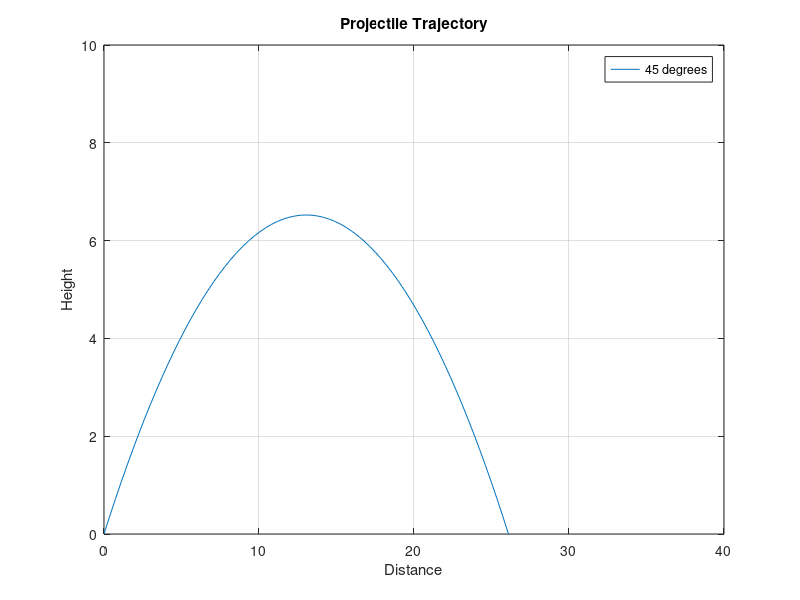
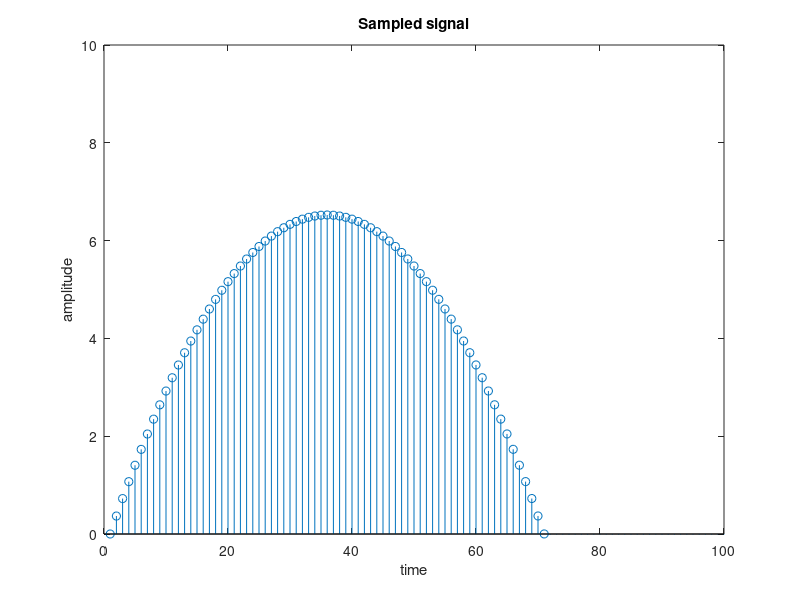
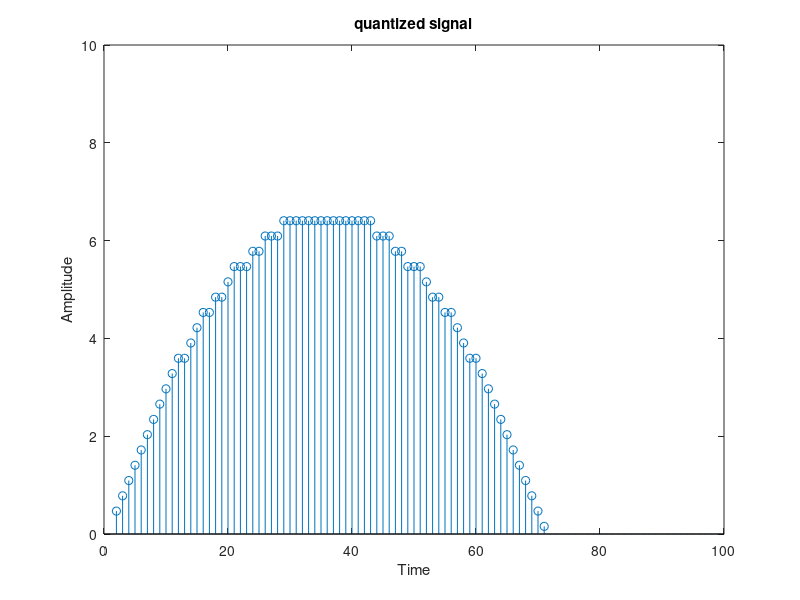
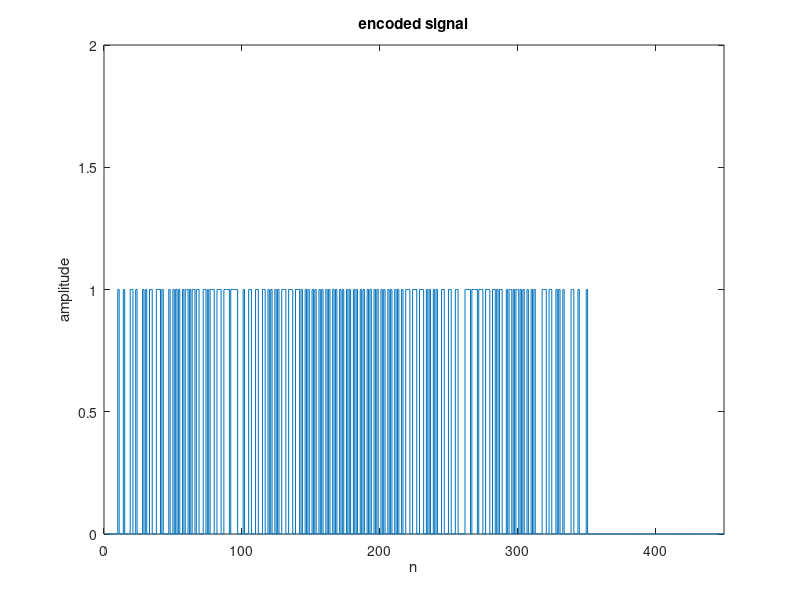

The MATLAB source for these figures, in order:
% Simulation of a projectile motion.
clc;
close all; 
clear; 

g = -9.81;% Acceleration due to gravity.
x0 = 0;% initial point
y0 = 0;% Vertical height of launch site.
v0 = 16;% Initial velocity at the angle of launch.
% First find the max time of flight. This will happen when the projectile is fired straight up and the angle is 90.
angle = 90;
% Get the components of velocity in the x and y directions.
v0x = v0*cosd(angle);
v0y = v0*sind(angle);

% Computing the distance along the y direction.
% y value will be zero when the projectile hits the ground.
% tmax is time when the projectile hits the groung(y=0).
% finding the roots from the equation
a = (1/2) * g;
b = v0y;
c = y0;
t = roots([a, b, c]);
tmax = max(t); % choosing the maximum time

figure(1);

t = linspace(0, tmax,100); %generates 100 values between 0 and tmax.

angle=45;

% Calculating the velocity of the x and y components.
v0x = v0*cosd(angle);
v0y = v0*sind(angle);
% Compute the distance along the x direction.
% x = x0 + x_velocity * time.
x = x0 + v0x * t;
% Computing the distance along the y direction.(height equation)
% y = y0 + y_velocity_initial * time + (1/2)*g*time^2
y = y0 + v0y * t + (1/2) * g * t .^ 2;
%Equating Y to 0 assuming that projectile stops when it hits the ground
if(y<0)
    y = 0;
end
plot(x, y);
grid on;
xlabel('Distance');
ylabel('Height');
title ('Projectile Trajectory')
legend('45 degrees');
ylim([0,10]);%setting the limit for y axis

%sampling
figure(2); 
stem(y);
title('Sampled signal');
xlabel('time');
ylabel('amplitude');
ylim([0 10])

%Quantizing the values
n1=input('Enter the number of bits per sample');
L=2^n1;
Xmax=10;
Xmin=0;
del=(Xmax-Xmin)/L;
partition=Xmin:del:Xmax;
codebook=Xmin-(del/2):del:Xmax+(del/2);
[index,quants]=quantiz(y,partition,codebook);

%Ploting the Quantized Signal.
figure(3);
stem(quants);
title('quantized signal');
xlabel('Time');
ylabel('Amplitude');
ylim([0 10]);

%Encoding
l1=length(index);
for i=1:l1
if(index(i)~=0)
index(i)=index(i)-1;
end
end

%normalization
l2=length(quants);
for i=1:l2
    if (quants(i)==Xmax-del/2)
        quants(i)=Xmax+del/2;
    end
    if (quants(i)==Xmax+del/2)
        quants(i)=Xmax-del/2;
    end
end

code=de2bi(index,'left-msb');

k=1;
for i=1:l1
    for j=1:n1
        coded(k)=code(i,j);
        j=j+1;
        k=k+1;
    end
    i=i+1;
end

%Ploting the Encoded Signal
figure(4);
stairs(coded);
title('encoded signal');
xlabel('n');
ylabel('amplitude');
xlim([0 450]);
ylim([0 2]);

%Decoding
index1=bi2de(code,'left-msb');
de_signal=(del*index1)+Xmin+(del/2);

%Ploting the Decoded Signal
figure(5);
plot(de_signal);
title('demodulated signal');
xlabel('n');
ylabel('amplitude');
